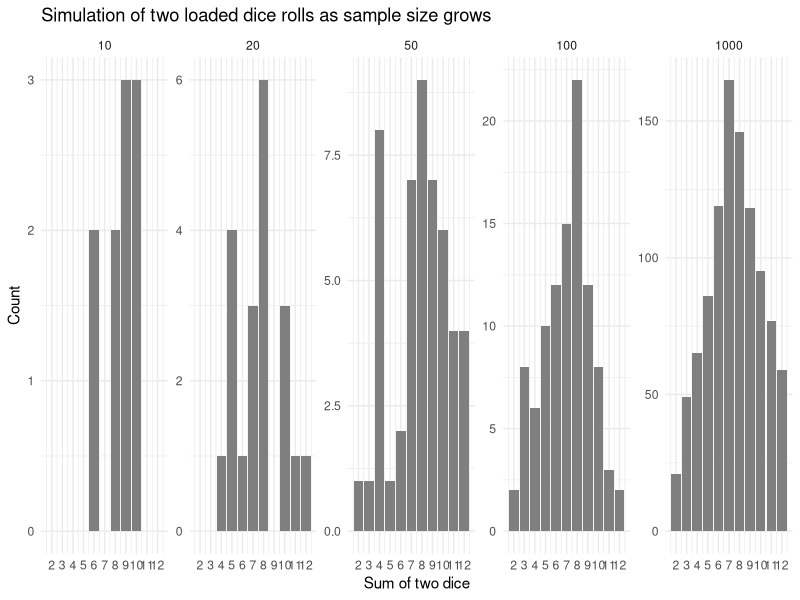
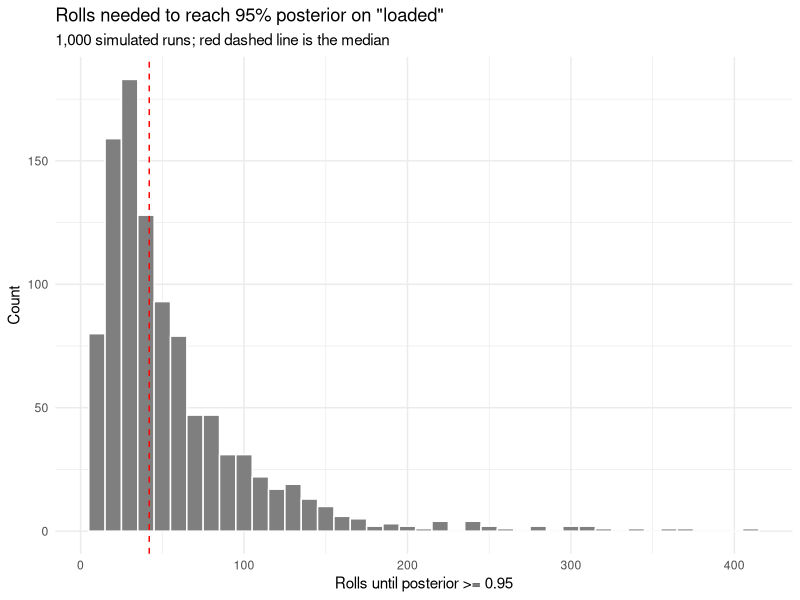

These charts were generated, in order, by the following R code:
## ---- chunk 1
#| message: false
library(tidyverse)
## ---- chunk 2
#| cache: true
throw_dice <- function(n, weights = rep(1/6, 6)) {
  die1 <- sample(1:6, size = n, replace = TRUE, prob = weights)
  die2 <- sample(1:6, size = n, replace = TRUE, prob = weights)
  die1 + die2
}
## ---- chunk 3
set.seed(10)
tibble(n = c(10, 20, 50, 100, 1000)) |>
  mutate(sum = map(n, ~ throw_dice(.x, weights = c(0.15, 0.15, 0.15, 0.15, 0.15, 0.25)))) |>
  unnest(cols = c(sum)) |>
  mutate(n = factor(n, levels = c(10, 20, 50, 100, 1000))) |>
  ggplot(aes(x = sum)) +
  geom_bar(fill = "grey50") +
  scale_x_continuous(breaks = 2:12) +
  facet_wrap(~ n, scales = "free_y", nrow = 1) +
  labs(title = "Simulation of two loaded dice rolls as sample size grows",
       x = "Sum of two dice", y = "Count") +
  theme_minimal()
## ---- chunk 4
og_lr <- function(rolls) {
  loaded <- c(0.14, 0.14, 0.14, 0.14, 0.14, 0.30)
  log(loaded[rolls] / (1/6))
}
log_lr <- og_lr
## ---- chunk 5
set.seed(42)
stop_times <- replicate(1000, {
  rolls    <- sample(1:6, 500, replace = TRUE,
                     prob = c(0.14, 0.14, 0.14, 0.14, 0.14, 0.30))
  log_odds <- cumsum(log_lr(rolls))
  post     <- 1 / (1 + exp(-log_odds))
  which(post >= 0.95)[1]
})

tibble(stop_time = stop_times[!is.na(stop_times)]) |>
  ggplot(aes(x = stop_time)) +
  geom_histogram(binwidth = 10, fill = "grey50", color = "white") +
  geom_vline(xintercept = median(stop_times, na.rm = TRUE),
             color = "red", linetype = "dashed") +
  labs(title = "Rolls needed to reach 95% posterior on \"loaded\"",
       subtitle = "1,000 simulated runs; red dashed line is the median",
       x = "Rolls until posterior >= 0.95",
       y = "Count") +
  theme_minimal()
